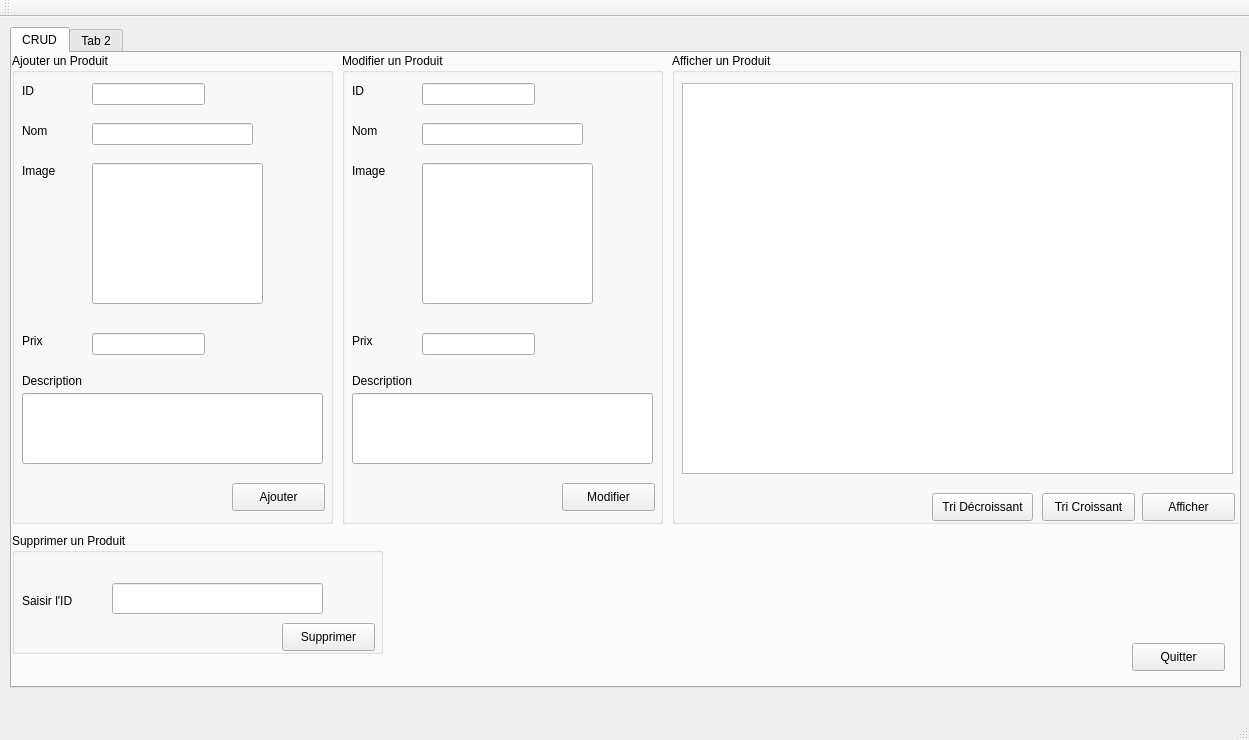
<?xml version="1.0" encoding="UTF-8"?>
<ui version="4.0">
 <class>MainWindow</class>
 <widget class="QMainWindow" name="MainWindow">
  <property name="geometry">
   <rect>
    <x>0</x>
    <y>0</y>
    <width>1249</width>
    <height>740</height>
   </rect>
  </property>
  <property name="windowTitle">
   <string>Gestion des Clients</string>
  </property>
  <widget class="QWidget" name="centralWidget">
   <widget class="QTabWidget" name="tabWidget">
    <property name="geometry">
     <rect>
      <x>10</x>
      <y>10</y>
      <width>1231</width>
      <height>661</height>
     </rect>
    </property>
    <widget class="QWidget" name="tab">
     <attribute name="title">
      <string>CRUD</string>
     </attribute>
     <widget class="QGroupBox" name="gb1">
      <property name="geometry">
       <rect>
        <x>0</x>
        <y>0</y>
        <width>321</width>
        <height>471</height>
       </rect>
      </property>
      <property name="title">
       <string>Ajouter un Produit</string>
      </property>
      <widget class="QLabel" name="label">
       <property name="geometry">
        <rect>
         <x>10</x>
         <y>30</y>
         <width>56</width>
         <height>16</height>
        </rect>
       </property>
       <property name="text">
        <string>ID</string>
       </property>
      </widget>
      <widget class="QLabel" name="label_2">
       <property name="geometry">
        <rect>
         <x>10</x>
         <y>70</y>
         <width>56</width>
         <height>16</height>
        </rect>
       </property>
       <property name="text">
        <string>Nom</string>
       </property>
      </widget>
      <widget class="QLabel" name="label_3">
       <property name="geometry">
        <rect>
         <x>10</x>
         <y>110</y>
         <width>56</width>
         <height>16</height>
        </rect>
       </property>
       <property name="text">
        <string>Image</string>
       </property>
      </widget>
      <widget class="QLabel" name="label_4">
       <property name="geometry">
        <rect>
         <x>10</x>
         <y>280</y>
         <width>56</width>
         <height>16</height>
        </rect>
       </property>
       <property name="text">
        <string>Prix</string>
       </property>
      </widget>
      <widget class="QLabel" name="label_5">
       <property name="geometry">
        <rect>
         <x>10</x>
         <y>320</y>
         <width>101</width>
         <height>16</height>
        </rect>
       </property>
       <property name="text">
        <string>Description</string>
       </property>
      </widget>
      <widget class="QLineEdit" name="le_nom">
       <property name="geometry">
        <rect>
         <x>80</x>
         <y>70</y>
         <width>161</width>
         <height>22</height>
        </rect>
       </property>
      </widget>
      <widget class="QLineEdit" name="la_image">
       <property name="geometry">
        <rect>
         <x>80</x>
         <y>110</y>
         <width>171</width>
         <height>141</height>
        </rect>
       </property>
      </widget>
      <widget class="QLineEdit" name="le_prix">
       <property name="geometry">
        <rect>
         <x>80</x>
         <y>280</y>
         <width>113</width>
         <height>22</height>
        </rect>
       </property>
      </widget>
      <widget class="QLineEdit" name="la_description">
       <property name="geometry">
        <rect>
         <x>10</x>
         <y>340</y>
         <width>301</width>
         <height>71</height>
        </rect>
       </property>
      </widget>
      <widget class="QPushButton" name="pb_ajouter">
       <property name="geometry">
        <rect>
         <x>220</x>
         <y>430</y>
         <width>93</width>
         <height>28</height>
        </rect>
       </property>
       <property name="text">
        <string>Ajouter</string>
       </property>
      </widget>
      <widget class="QLineEdit" name="le_id">
       <property name="geometry">
        <rect>
         <x>80</x>
         <y>30</y>
         <width>113</width>
         <height>22</height>
        </rect>
       </property>
      </widget>
     </widget>
     <widget class="QGroupBox" name="groupBox_3">
      <property name="geometry">
       <rect>
        <x>0</x>
        <y>480</y>
        <width>371</width>
        <height>121</height>
       </rect>
      </property>
      <property name="title">
       <string>Supprimer un Produit</string>
      </property>
      <widget class="QLabel" name="label_11">
       <property name="geometry">
        <rect>
         <x>10</x>
         <y>60</y>
         <width>71</width>
         <height>16</height>
        </rect>
       </property>
       <property name="text">
        <string>Saisir l'ID</string>
       </property>
      </widget>
      <widget class="QLineEdit" name="le_id_sup">
       <property name="geometry">
        <rect>
         <x>100</x>
         <y>50</y>
         <width>211</width>
         <height>31</height>
        </rect>
       </property>
      </widget>
      <widget class="QPushButton" name="pb_supprimer">
       <property name="geometry">
        <rect>
         <x>270</x>
         <y>90</y>
         <width>93</width>
         <height>28</height>
        </rect>
       </property>
       <property name="text">
        <string>Supprimer</string>
       </property>
      </widget>
     </widget>
     <widget class="QPushButton" name="pb_exit">
      <property name="geometry">
       <rect>
        <x>1120</x>
        <y>590</y>
        <width>93</width>
        <height>28</height>
       </rect>
      </property>
      <property name="text">
       <string>Quitter</string>
      </property>
     </widget>
     <widget class="QGroupBox" name="gb1_2">
      <property name="geometry">
       <rect>
        <x>330</x>
        <y>0</y>
        <width>321</width>
        <height>471</height>
       </rect>
      </property>
      <property name="title">
       <string>Modifier un Produit</string>
      </property>
      <widget class="QLabel" name="label_6">
       <property name="geometry">
        <rect>
         <x>10</x>
         <y>30</y>
         <width>56</width>
         <height>16</height>
        </rect>
       </property>
       <property name="text">
        <string>ID</string>
       </property>
      </widget>
      <widget class="QLabel" name="label_7">
       <property name="geometry">
        <rect>
         <x>10</x>
         <y>70</y>
         <width>56</width>
         <height>16</height>
        </rect>
       </property>
       <property name="text">
        <string>Nom</string>
       </property>
      </widget>
      <widget class="QLabel" name="label_8">
       <property name="geometry">
        <rect>
         <x>10</x>
         <y>110</y>
         <width>56</width>
         <height>16</height>
        </rect>
       </property>
       <property name="text">
        <string>Image</string>
       </property>
      </widget>
      <widget class="QLabel" name="label_9">
       <property name="geometry">
        <rect>
         <x>10</x>
         <y>280</y>
         <width>56</width>
         <height>16</height>
        </rect>
       </property>
       <property name="text">
        <string>Prix</string>
       </property>
      </widget>
      <widget class="QLabel" name="label_10">
       <property name="geometry">
        <rect>
         <x>10</x>
         <y>320</y>
         <width>101</width>
         <height>16</height>
        </rect>
       </property>
       <property name="text">
        <string>Description</string>
       </property>
      </widget>
      <widget class="QLineEdit" name="newname">
       <property name="geometry">
        <rect>
         <x>80</x>
         <y>70</y>
         <width>161</width>
         <height>22</height>
        </rect>
       </property>
      </widget>
      <widget class="QLineEdit" name="newimage">
       <property name="geometry">
        <rect>
         <x>80</x>
         <y>110</y>
         <width>171</width>
         <height>141</height>
        </rect>
       </property>
      </widget>
      <widget class="QLineEdit" name="newprix">
       <property name="geometry">
        <rect>
         <x>80</x>
         <y>280</y>
         <width>113</width>
         <height>22</height>
        </rect>
       </property>
      </widget>
      <widget class="QLineEdit" name="newdesc">
       <property name="geometry">
        <rect>
         <x>10</x>
         <y>340</y>
         <width>301</width>
         <height>71</height>
        </rect>
       </property>
      </widget>
      <widget class="QPushButton" name="pb_modifier">
       <property name="geometry">
        <rect>
         <x>220</x>
         <y>430</y>
         <width>93</width>
         <height>28</height>
        </rect>
       </property>
       <property name="text">
        <string>Modifier</string>
       </property>
      </widget>
      <widget class="QLineEdit" name="new_id">
       <property name="geometry">
        <rect>
         <x>80</x>
         <y>30</y>
         <width>113</width>
         <height>22</height>
        </rect>
       </property>
      </widget>
     </widget>
     <widget class="QGroupBox" name="groupBox">
      <property name="geometry">
       <rect>
        <x>660</x>
        <y>0</y>
        <width>571</width>
        <height>471</height>
       </rect>
      </property>
      <property name="title">
       <string>Afficher un Produit</string>
      </property>
      <widget class="QTableView" name="tab_produits">
       <property name="geometry">
        <rect>
         <x>10</x>
         <y>30</y>
         <width>551</width>
         <height>391</height>
        </rect>
       </property>
      </widget>
      <widget class="QPushButton" name="pb_afficher">
       <property name="geometry">
        <rect>
         <x>470</x>
         <y>440</y>
         <width>93</width>
         <height>28</height>
        </rect>
       </property>
       <property name="text">
        <string>Afficher</string>
       </property>
      </widget>
      <widget class="QPushButton" name="pb_tricroi">
       <property name="geometry">
        <rect>
         <x>370</x>
         <y>440</y>
         <width>93</width>
         <height>28</height>
        </rect>
       </property>
       <property name="text">
        <string>Tri Croissant</string>
       </property>
      </widget>
      <widget class="QPushButton" name="pb_tridecroi">
       <property name="geometry">
        <rect>
         <x>260</x>
         <y>440</y>
         <width>101</width>
         <height>28</height>
        </rect>
       </property>
       <property name="text">
        <string>Tri Décroissant</string>
       </property>
      </widget>
     </widget>
    </widget>
    <widget class="QWidget" name="tab_2">
     <attribute name="title">
      <string>Tab 2</string>
     </attribute>
    </widget>
   </widget>
  </widget>
  <widget class="QMenuBar" name="menuBar">
   <property name="geometry">
    <rect>
     <x>0</x>
     <y>0</y>
     <width>1249</width>
     <height>26</height>
    </rect>
   </property>
  </widget>
  <widget class="QToolBar" name="mainToolBar">
   <attribute name="toolBarArea">
    <enum>TopToolBarArea</enum>
   </attribute>
   <attribute name="toolBarBreak">
    <bool>false</bool>
   </attribute>
  </widget>
  <widget class="QStatusBar" name="statusBar"/>
 </widget>
 <layoutdefault spacing="6" margin="11"/>
 <resources/>
 <connections/>
</ui>
